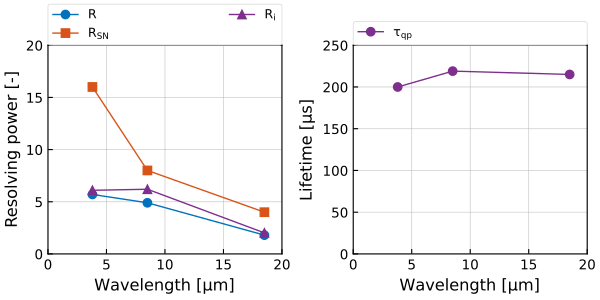

The script that saved this image:
import numpy as np
import matplotlib.pyplot as plt
import os
import sys
import matplotlibcolors as matplotlibcolors
sys.path.append(os.path.abspath(os.path.join(os.path.dirname(__file__), '..')))
plt.style.use('figures/matplotlibrc')

R_sn = [16,8,4]
wl = [3.8, 8.5, 18.5]
R = [5.7,4.9,1.8]
R_i = 1/np.sqrt(1/np.asarray(R)**2 - 1/np.asarray(R_sn)**2)
t_qp = [200, 219, 215]

fig, axes = plt.subplot_mosaic('ab', constrained_layout=True, sharex=True, figsize=(6, 3))
ax = axes['a']
ax.plot(wl, R, label='$R$', c='b', marker='o')
ax.plot(wl, R_sn, label='$R_{SN}$', c='o', marker='s')
ax.plot(wl, R_i, label='$R_{i}$', c='p', marker='^')
ax.set_xlabel('Wavelength [$\mu$m]')
ax.set_ylabel('Resolving power [-]')
ax.set_xlim([0,20])
ax.set_ylim([0,20])
ax.legend(bbox_to_anchor=(0., 1, 1., .102), loc='lower left',
        ncols=2, mode="expand", borderaxespad=0., fontsize=9)
ax = axes['b']
ax.plot(wl, t_qp, label='$\\tau_{qp}$', c='p', marker='o')
ax.set_xlabel('Wavelength [$\mu$m]')
ax.set_ylabel('Lifetime [$\mu$s]')
ax.set_ylim([0,250])
ax.legend(bbox_to_anchor=(0., 1, 1., .102), loc='lower left',
        ncols=2, mode="expand", borderaxespad=0., fontsize=9)
plt.savefig('figures/KID5_all_wls.pdf')
plt.show()
